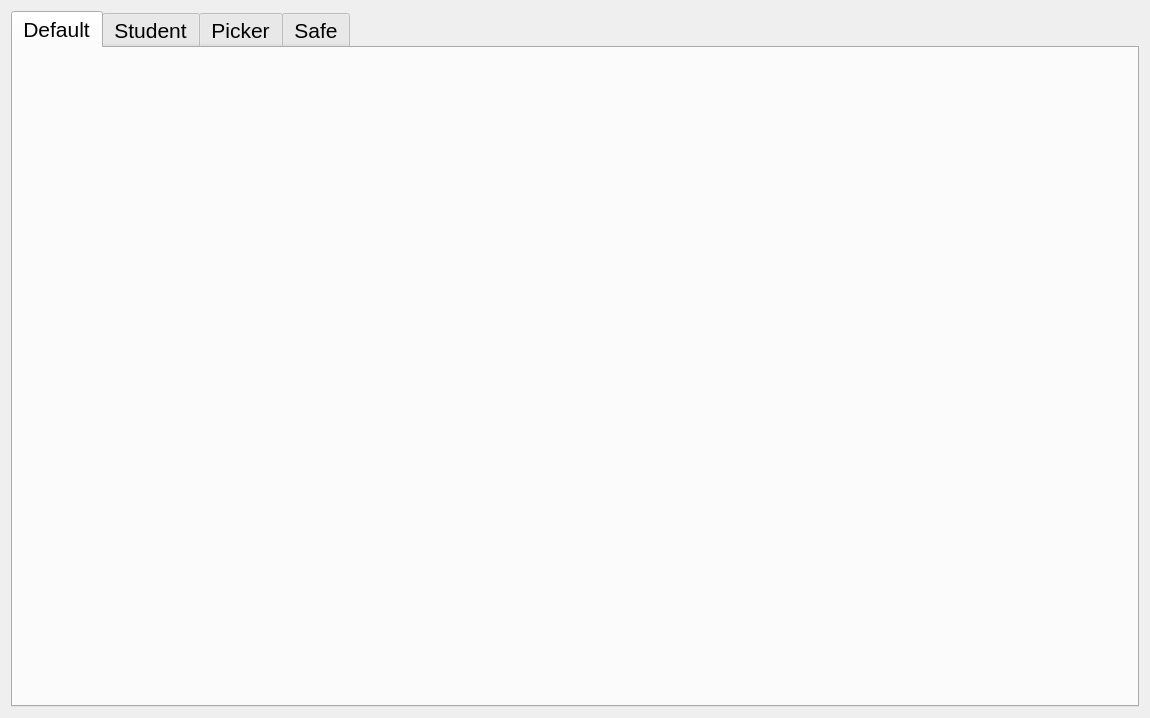
<?xml version="1.0" encoding="UTF-8"?>
<ui version="4.0">
 <class>ControllerTabs</class>
 <widget class="QWidget" name="ControllerTabs">
  <property name="geometry">
   <rect>
    <x>0</x>
    <y>0</y>
    <width>1150</width>
    <height>718</height>
   </rect>
  </property>
  <property name="sizePolicy">
   <sizepolicy hsizetype="Expanding" vsizetype="Expanding">
    <horstretch>0</horstretch>
    <verstretch>0</verstretch>
   </sizepolicy>
  </property>
  <property name="font">
   <font>
    <pointsize>16</pointsize>
   </font>
  </property>
  <property name="windowTitle">
   <string>Form</string>
  </property>
  <layout class="QGridLayout" name="gridLayout">
   <item row="0" column="0">
    <widget class="QTabWidget" name="controller_tabs_widget">
     <property name="currentIndex">
      <number>0</number>
     </property>
     <property name="movable">
      <bool>true</bool>
     </property>
     <widget class="QWidget" name="default_tab">
      <attribute name="title">
       <string>Default</string>
      </attribute>
      <layout class="QGridLayout" name="gridLayout_2">
       <item row="0" column="0">
        <widget class="DefaultControllerTab" name="default_controller_tab_widget" native="true"/>
       </item>
      </layout>
     </widget>
     <widget class="QWidget" name="student_tab">
      <attribute name="title">
       <string>Student</string>
      </attribute>
      <layout class="QGridLayout" name="gridLayout_4">
       <item row="0" column="0">
        <widget class="StudentControllerTab" name="student_controller_tab_widget" native="true"/>
       </item>
      </layout>
     </widget>
     <widget class="QWidget" name="picker_tab">
      <attribute name="title">
       <string>Picker</string>
      </attribute>
      <layout class="QGridLayout" name="gridLayout_5">
       <item row="0" column="0">
        <widget class="PickerControllerTab" name="widget_4" native="true"/>
       </item>
      </layout>
     </widget>
     <widget class="QWidget" name="safe_tab">
      <attribute name="title">
       <string>Safe</string>
      </attribute>
      <layout class="QGridLayout" name="gridLayout_3">
       <item row="0" column="0">
        <widget class="SafeControllerTab" name="widget_2" native="true"/>
       </item>
      </layout>
     </widget>
    </widget>
   </item>
  </layout>
 </widget>
 <customwidgets>
  <customwidget>
   <class>SafeControllerTab</class>
   <extends>QWidget</extends>
   <header>safecontrollertab.h</header>
   <container>1</container>
  </customwidget>
  <customwidget>
   <class>StudentControllerTab</class>
   <extends>QWidget</extends>
   <header>studentcontrollertab.h</header>
   <container>1</container>
  </customwidget>
  <customwidget>
   <class>DefaultControllerTab</class>
   <extends>QWidget</extends>
   <header>defaultcontrollertab.h</header>
   <container>1</container>
  </customwidget>
  <customwidget>
   <class>PickerControllerTab</class>
   <extends>QWidget</extends>
   <header>pickercontrollertab.h</header>
   <container>1</container>
  </customwidget>
 </customwidgets>
 <resources/>
 <connections/>
</ui>
